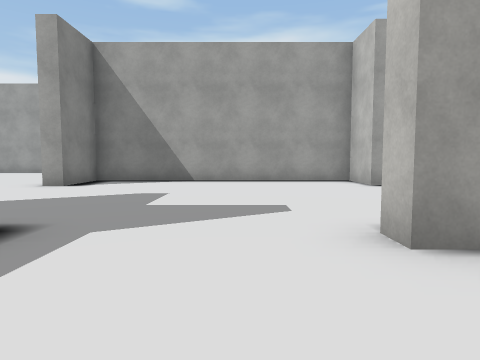
View 1 (above)

24 first-person views from a walk through a Unity game level. The camera is 1.2 m above the floor, tilts 4° down and sees 75° across. The floor is counted in squares, 1.8 m on a side. Each view is taken from the middle of a square. On the plan, view 1 faces up. The plan holds only what a view shows up to about 10 squares ahead; the rest is blank. The place goes on beyond the plan. The player is left out. Some surface patterns are stand-ins.

View 2
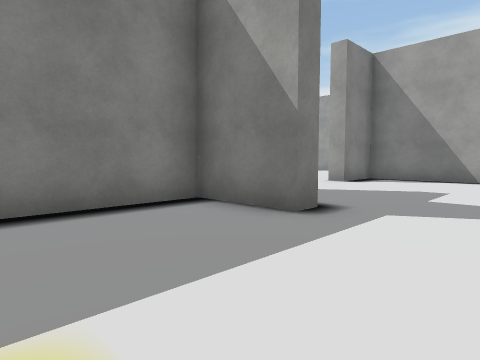

View 3
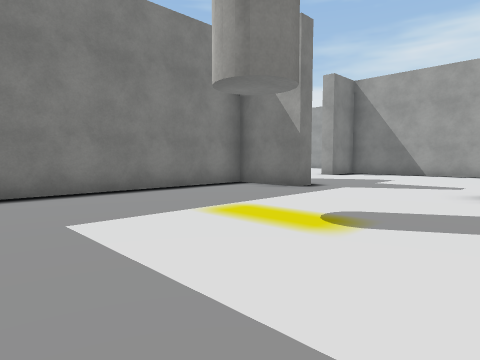

View 4
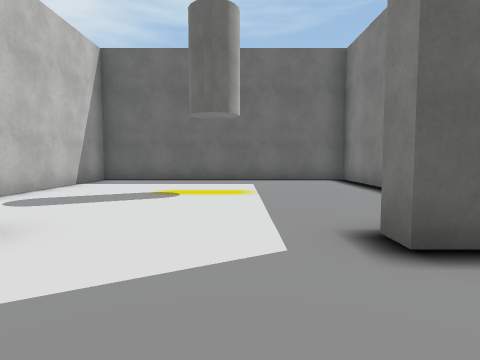

View 5
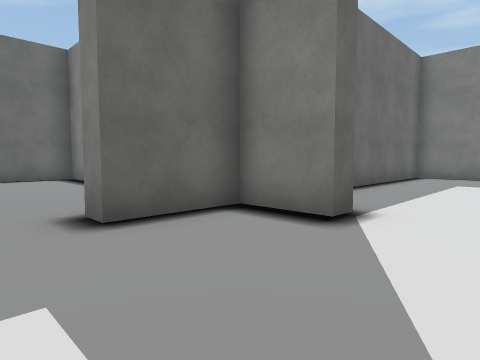

View 6
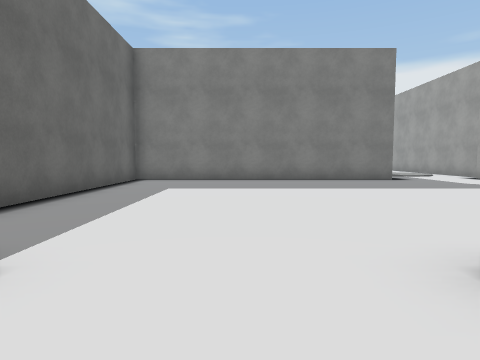

View 7
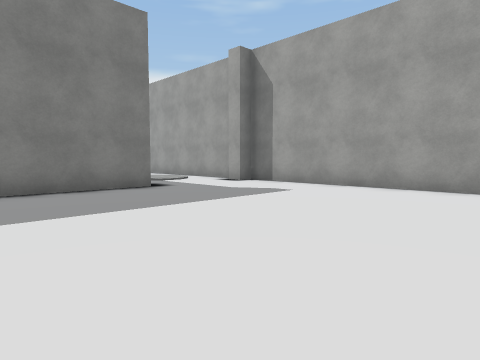

View 8
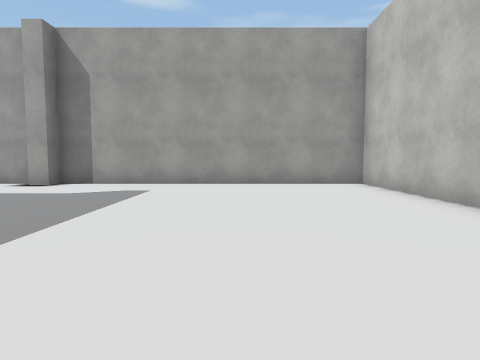

View 9
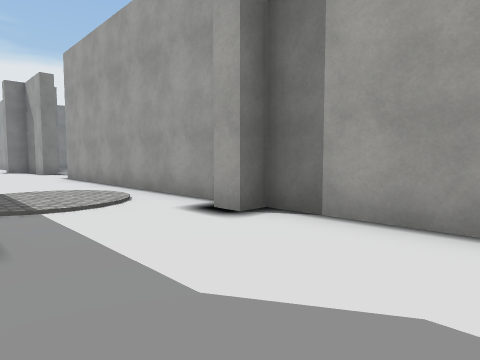

View 10
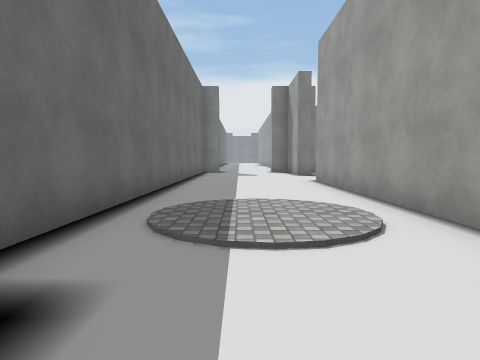

View 11
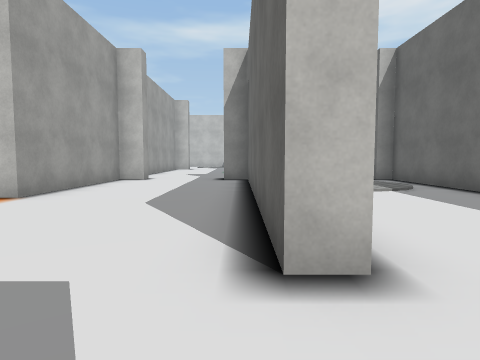

View 12
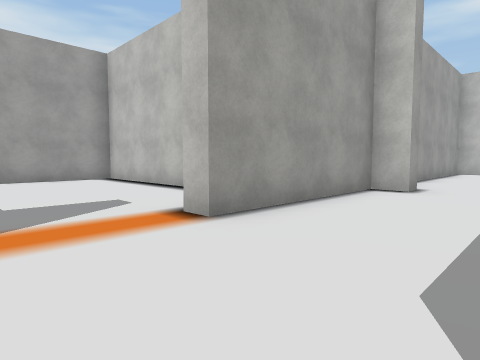

View 13
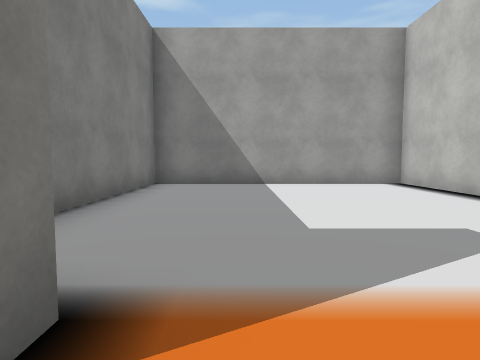

View 14
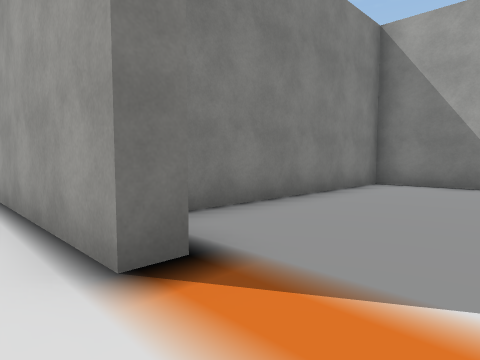

View 15
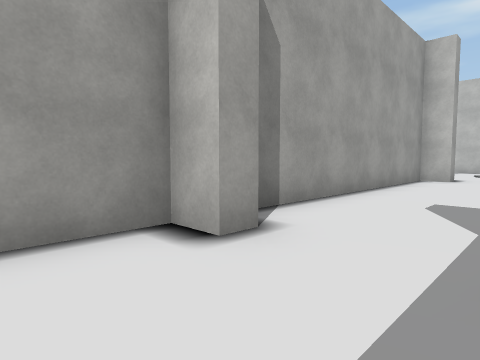

View 16
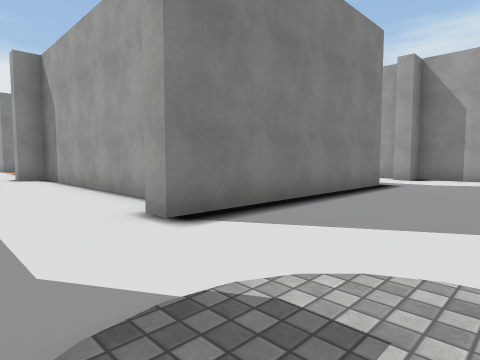

View 17
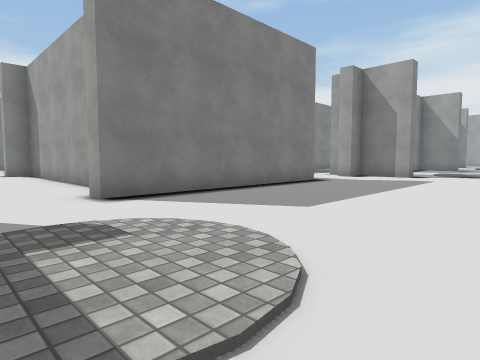

View 18
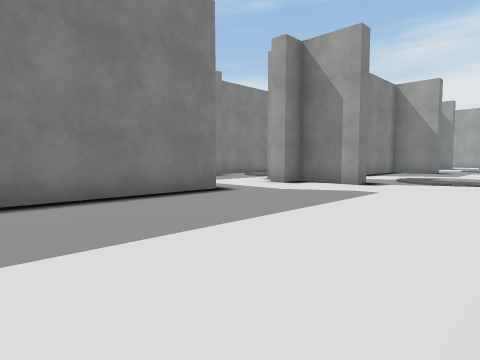

View 19
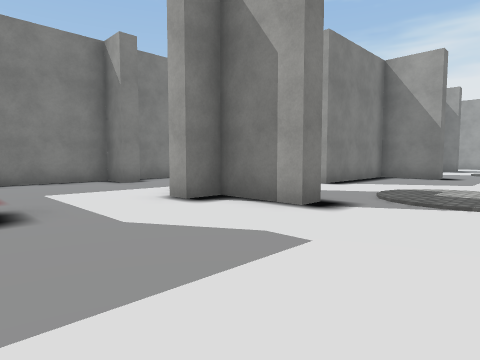

View 20
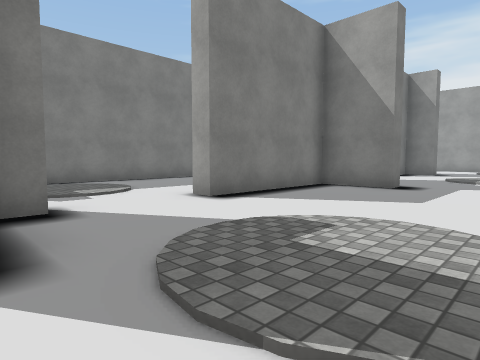

View 21
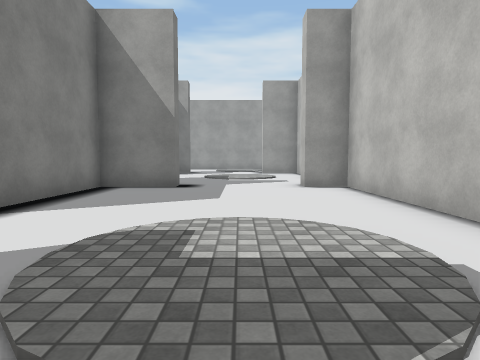

View 22
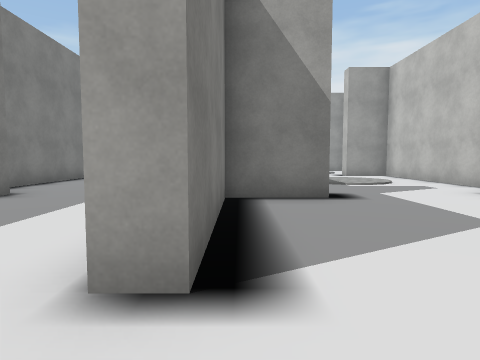

View 23
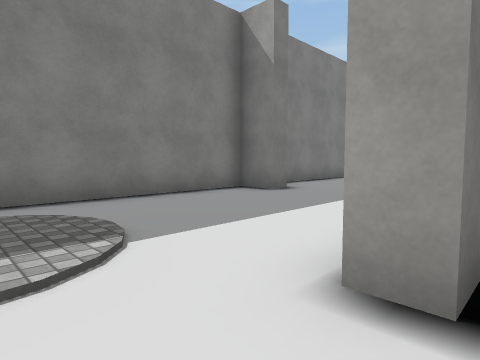

View 24
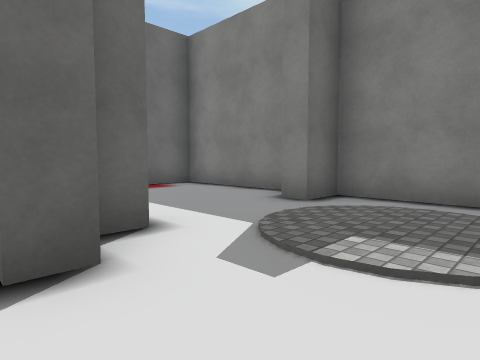

### Floor plan
Points are (right, up) in squares from view 1. A wall is a line through its corners. A room is listed if a view was taken in it or the views show most of it. See-through windows are left out.
Room 1 (views 1, 2, 3, 4, 5, 6, 7, 8, 9, 10, 11)
walls: (-4.9, 4.3) (-4.2, 4.3) (-4.2, 2.8) (-2.3, 2.8) (-2.3, 2.3) (-4.2, 2.3) (-4.2, -4.7) (3.2, -4.7) (3.2, -0.5); (-4.7, 10.1) (-4.7, 14.3) (-12.7, 14.3) (-12.7, 13.8) (-13.2, 13.8); (3.2, 7.8) (3.2, 9.3) (-4.2, 9.3) (-4.2, 7.5) (-4.8, 7.5); (1.8, 2.3) (1.3, 2.3) (1.3, 2.8); (-12.7, 10.9) (-12.7, 2.8) (-7.1, 2.8); (-13.5, 14.3) (-21.3, 14.3) (-21.3, 14.7); (-22.1, 10.3) (-13.2, 10.3) (-13.2, 10.8)
ways out: opening at (-22.5, 15) to room 2
Room 2 (views 12, 13, 14, 15, 16, 17, 18, 19, 20, 21, 22, 23, 24)
walls: (-5.6, 28.3) (-5, 28.3); (-4.2, 24.6) (-4.2, 18) (-4.7, 18) (-4.7, 18.7) (-12.7, 18.7) (-12.7, 18) (-13.2, 18) (-13.2, 18.7) (-17.7, 18.7) (-17.7, 19.2); (-4.9, 29) (-4.2, 29) (-4.2, 28.5); (-2.5, 28.4) (-2.5, 27.8) (-4.2, 27.8) (-4.2, 27) (-4.8, 27); (-15.7, 22.1) (-15.7, 26.2) (-22.2, 26.2) (-22.2, 20.2); (-8.2, 35.8) (-8.2, 35.3) (-9.2, 35.3) (-9.2, 28.3) (-8.2, 28.3) (-8.2, 27.8) (-9.2, 27.8) (-9.2, 23.8) (-7.9, 23.8); (1.5, 31.1) (1.5, 35.3) (0.5, 35.3) (0.5, 35.8); (-2.5, 35.8) (-2.5, 35.3) (-4.2, 35.3) (-4.2, 31.5) (-4.8, 31.5); (-9.2, 39.5) (-9.2, 37); (-20.7, 19.4) (-20.7, 18.7) (-23.5, 18.7); (1.5, 37.1) (1.5, 39.5); (-21.3, 14.7) (-13.2, 14.7)
ways out: opening at (-22.5, 15) to room 1

Where each view was taken, in squares from view 1:
view 1: 0 up, 0 right, facing up
view 2: 1 down, 0 right, facing up-left
view 3: 4 down, 2 right, facing up-left
view 4: 5 up, 1 left, facing down
view 5: 6 up, 1 left, facing down-left
view 6: 6 up, 3 left, facing left
view 7: 7 up, 6 left, facing up-left
view 8: 6 up, 8 left, facing up
view 9: 11 up, 10 left, facing up-left
view 10: 12 up, 12 left, facing left
view 11: 15 up, 23 left, facing right
view 12: 16 up, 20 left, facing up-right
view 13: 18 up, 20 left, facing up
view 14: 18 up, 19 left, facing up-left
view 15: 16 up, 15 left, facing up-right
view 16: 16 up, 1 left, facing up-left
view 17: 16 up, 1 right, facing up-left
view 18: 20 up, 1 right, facing up-left
view 19: 24 up, 0 right, facing up-left
view 20: 28 up, 0 right, facing up-left
view 21: 28 up, 1 left, facing up
view 22: 30 up, 4 left, facing up
view 23: 30 up, 4 left, facing up-left
view 24: 31 up, 4 left, facing down-left
